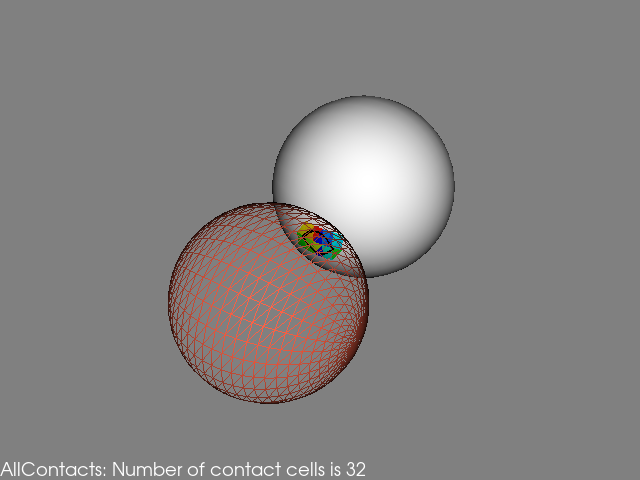

Write the Python code that produced this figure.
#!/usr/bin/env python

# Detect collisions between a moving wireframe sphere and a fixed solid sphere.

import time

# Factory overrides: importing these modules registers the OpenGL rendering
# and interaction style implementations for vtkRenderingCore factory classes.
import vtkmodules.vtkInteractionStyle  # noqa: F401
import vtkmodules.vtkRenderingFreeType  # noqa: F401
import vtkmodules.vtkRenderingOpenGL2  # noqa: F401

# VTK pipeline classes used in this example
from vtkmodules.vtkCommonMath import vtkMatrix4x4
from vtkmodules.vtkCommonTransforms import vtkTransform
from vtkmodules.vtkFiltersModeling import vtkCollisionDetectionFilter
from vtkmodules.vtkFiltersSources import vtkSphereSource
from vtkmodules.vtkRenderingCore import (
    vtkActor,
    vtkPolyDataMapper,
    vtkRenderWindow,
    vtkRenderWindowInteractor,
    vtkRenderer,
    vtkTextActor,
)

# Colors (normalized RGB)
tomato_rgb = (1.0, 0.388, 0.278)
black_rgb = (0.0, 0.0, 0.0)
gray_rgb = (0.502, 0.502, 0.502)

# Source: fixed sphere (solid)
sphere0 = vtkSphereSource()
sphere0.SetRadius(0.29)
sphere0.SetPhiResolution(31)
sphere0.SetThetaResolution(31)
sphere0.SetCenter(0.0, 0.0, 0.0)

# Source: moving sphere (wireframe)
sphere1 = vtkSphereSource()
sphere1.SetPhiResolution(30)
sphere1.SetThetaResolution(30)
sphere1.SetRadius(0.3)

# Transforms for the two spheres
matrix1 = vtkMatrix4x4()
transform0 = vtkTransform()

# CollisionDetection: find contacts between the two spheres
collide = vtkCollisionDetectionFilter()
collide.SetInputConnection(0, sphere0.GetOutputPort())
collide.SetTransform(0, transform0)
collide.SetInputConnection(1, sphere1.GetOutputPort())
collide.SetMatrix(1, matrix1)
collide.SetBoxTolerance(0.0)
collide.SetCellTolerance(0.0)
collide.SetNumberOfCellsPerNode(2)
collide.SetCollisionModeToAllContacts()
collide.GenerateScalarsOn()

# Mapper/Actor: moving sphere (wireframe, tomato)
mapper1 = vtkPolyDataMapper()
mapper1.SetInputConnection(collide.GetOutputPort(0))
mapper1.ScalarVisibilityOff()

actor1 = vtkActor()
actor1.SetMapper(mapper1)
actor1.GetProperty().BackfaceCullingOn()
actor1.SetUserTransform(transform0)
actor1.GetProperty().SetDiffuseColor(tomato_rgb)
actor1.GetProperty().SetRepresentationToWireframe()

# Mapper/Actor: fixed sphere (solid white)
mapper2 = vtkPolyDataMapper()
mapper2.SetInputConnection(collide.GetOutputPort(1))

actor2 = vtkActor()
actor2.SetMapper(mapper2)
actor2.GetProperty().BackfaceCullingOn()
actor2.SetUserMatrix(matrix1)

# Mapper/Actor: contact points (black lines)
mapper3 = vtkPolyDataMapper()
mapper3.SetInputConnection(collide.GetContactsOutputPort())
mapper3.SetResolveCoincidentTopologyToPolygonOffset()

actor3 = vtkActor()
actor3.SetMapper(mapper3)
actor3.GetProperty().SetColor(black_rgb)
actor3.GetProperty().SetLineWidth(3.0)

# Text: display collision mode and contact count
txt = vtkTextActor()
txt.GetTextProperty().SetFontSize(18)

# Renderer: assemble the scene
renderer = vtkRenderer()
renderer.UseHiddenLineRemovalOn()
renderer.AddActor(actor1)
renderer.AddActor(actor2)
renderer.AddActor(actor3)
renderer.AddActor(txt)
renderer.SetBackground(gray_rgb)

# Window: display the rendered scene
render_window = vtkRenderWindow()
render_window.AddRenderer(renderer)
render_window.SetWindowName("collision detection")
render_window.SetMultiSamples(0)
render_window.SetSize(640, 480)

# Interactor: handle mouse and keyboard events
render_window_interactor = vtkRenderWindowInteractor()
render_window_interactor.SetRenderWindow(render_window)

# Animation: translate the moving sphere toward the fixed sphere
num_steps = 100
dx = 1.0 / float(num_steps) * 2.0
transform0.Translate(-num_steps * dx - 0.3, 0.0, 0.0)
render_window.Render()
renderer.GetActiveCamera().Azimuth(-60)
renderer.GetActiveCamera().Elevation(45)
renderer.GetActiveCamera().Dolly(1.2)
render_window.Render()

for i in range(num_steps):
    transform0.Translate(dx, 0.0, 0.0)
    renderer.ResetCameraClippingRange()
    s = "{}: Number of contact cells is {}".format(
        collide.GetCollisionModeAsString(), collide.GetNumberOfContacts()
    )
    txt.SetInput(s)
    render_window.Render()
    if collide.GetNumberOfContacts() > 0:
        break
    time.sleep(3.0 / num_steps)

renderer.ResetCamera()
render_window.Render()

# Launch the interactive visualization
render_window_interactor.Initialize()
render_window_interactor.Start()
